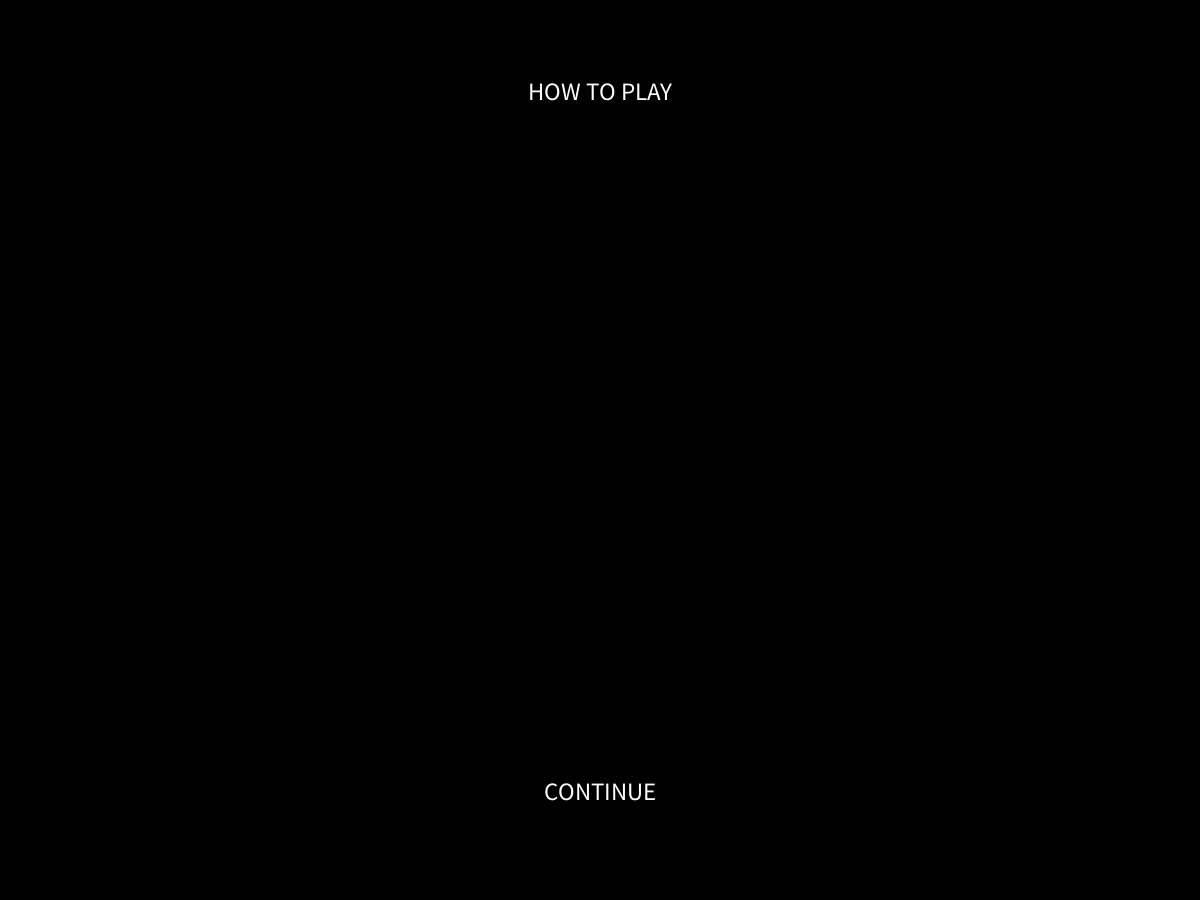
Frame 1 (no input)
Frame 60 (the mouse pressed at the canvas centre just before this capture): identical to frame 1, image omitted
Frame 120 (the mouse held since frame 60 and released just before this capture): identical to frame 1, image omitted

The Processing sketch that drew this single still picture (run headless with seeded random() and noise(); from frame 60 on, the mouse is pressed at the canvas centre):

// Processing sketch: MidTerm3
// ── MidTerm3.pde
int currLevel = 1;
//Level levels[] = new Level[3];
Level level1 = new Level(1, 16, 4, 80, 75, 60);
Level level2 = new Level(2, 8, 3, 100, 240, 80);
Level level3 = new Level(3, 16, 4, 80, 75, 60);

Slider gameSlider = new Slider();
Ball gameBall = new Ball();

//int[] l = 
boolean start = false;
boolean help = true;
boolean startLevel = false;
boolean pause = false;

int textY=45; 
int[] score = new int[]{ 0,0,0 };
int[] lives = new int[]{ 3,3,3 };

void setup() {
  size(1200, 900);
  background(0); // Colour Background Black
  level1.createBlocks();
  level2.createBlocks();
  level3.createBlocks();
}

void draw() {
  if (help == true){
    instructions();
  }
  else if (start == false) {
    startScreen();
  }
  else {
    gamePlay();
  }
}


int eyeWidth = 50;
int eyeHeight = 100;
int faceDimensions = 550;
int mouthWidth = 200;
int mouthHeight = 200; 

void transition(){ // Display Win to the user
  background(23, 14, 129); // Colour the background blue
  fill(227, 234, 17); // Colour the face yellow
  circle(width/2, height/2, faceDimensions);
  fill(0); // Colour the eyes and smile black
  
  // Eyes
  ellipse( (width/2) - 100, (height/2)-100, eyeWidth, eyeHeight);
  ellipse( (width/2) + 100, (height/2)-100, eyeWidth, eyeHeight);
  
  // Smiling Mouth
  arc(width/2, (height/2)+70, mouthWidth, mouthHeight, 0, PI);
  
  textSize(100);
  fill(246, 250, 217); // Colour the text offwhite
  textAlign(CENTER);
  text("LEVEL WON", width/2, 150);  
  text("Score:" + score[currLevel], width/2, height-100);
  text("CONTINUE",width/2, (height/2)+350);
}

void startScreen() {
  background(255); // Colour the background black
  // Game Title
  textSize(100);
  textAlign(CENTER);
  fill(0);
  text("BLOCK BREAKER", width/2, (height/5));
  
  // Game Display
  for (int xPos = 60; xPos<(width-BLOCKWIDTH); xPos += (240+BLOCKWIDTH)){
    rectMode(CORNER);
    rect(xPos, height/3, BLOCKWIDTH, BLOCKHEIGHT, 7);
  }
  
  rectMode(CENTER);
  rect(width/2, height-250, SLIDERWIDTH, SLIDERHEIGHT, 10); //Draw slider
  circle(width/2, height-300, 50);
  
  
  // Start Button
  textSize(50);
  text("START",width/2, (height/2)+350);
  println(mouseX, mouseY);
}

void instructions(){
  background(0);
  textSize(25);
  textAlign(CENTER);
  text("HOW TO PLAY", width/2, 100);
  text("CONTINUE",width/2, (height/2)+350);
  //stroke(255);
  //line(width/2, 0, width/2, height);
  //println(mouseX, mouseY);
}

void gamePlay() {
  background(0);// Recolour Background Black
  score();
  remainingLives();
  if (currLevel == 1){
     level1.displayBlocks();
     level1.endOfLevel();
  }
  else if (currLevel ==2 ){
     level2.displayBlocks(); 
     level2.endOfLevel();
  }
  else if (currLevel == 3){
     level3.displayBlocks(); 
     level3.endOfLevel();
  }
  gameSlider.display();
  gameSlider.shift();
  
  gameBall.display();
  gameBall.ballStart();
  gameBall.update();
  if (currLevel == 1){
     gameBall.collision(level1);
  }
  else if (currLevel ==2 ){
     gameBall.collision(level2);     
  }
  else if (currLevel == 3){
     gameBall.collision(level3);
  }
  gameBall.outOfBounds();
        
}
void score() { // Display the game score
  textSize(43);
  fill(45, 247, 66); // Colour the score text green;
  textAlign(LEFT);
  text("Score: " + score[currLevel-1], 0, textY);
}

void remainingLives() {
  textSize(43);
  fill(45, 247, 66); // Colour the lives text green;
  textAlign(RIGHT);
  text("Lives: " + lives[currLevel-1], width-100, textY);
}

void mousePressed() {
  if (help == true && mouseX>= 535 && mouseX <= 665 && mouseY >= 775 && mouseY<= 800){
    help = false;
  }
  else if (start == false && mouseX>= 520 && mouseX <= 680 && mouseY >= 760 && mouseY<= 800){
    start = true;
  }
  else if (pause == false && start == true && startLevel == false){
    startLevel = true;
  }
  else if (pause == true){
    
  }
}

// ── Classes.pde
  
final int BLOCKWIDTH = 200;
final int BLOCKHEIGHT =75;

class Block {
  int x, y, blockWidth, blockHeight, damage;
  color blockColour;
  boolean obstacle, show;
  
  Block(int xpos, int ypos, boolean condition) {
    x = xpos;
    y = ypos;
    blockWidth = BLOCKWIDTH;
    blockHeight = BLOCKHEIGHT;
    obstacle = condition ;
    show = true;
    damage = 0;
    if (obstacle == false){
      blockColour = color(0, random(100, 255), random(100, 255));
    }
    else {
      blockColour = color(255, 0, 0);
    }
  }
  
  void display() {
    fill(blockColour);
    rectMode(CORNER);
    rect(x, y , blockWidth , blockHeight, 7); // Display the block
  }
}

class Level {
  int numOfBlocks, rows, yPos, xGap, yGap, gameLevel, blocksRemaining;
  Block[] blocks;
  boolean win;
  
  Level(int level, int totalBlocks, int numOfRows, int yPosition, int verticalGap, int horizontalGap) {
    gameLevel = level;
    numOfBlocks = totalBlocks;
    blocksRemaining = totalBlocks;
    rows = numOfRows;
    yPos =yPosition;
    xGap = verticalGap;
    yGap = horizontalGap;
    blocks = new Block[numOfBlocks];
    win = false;
  }
  
  void createBlocks(){

    if (gameLevel == 1 || gameLevel == 3){
        int numberOfRows = 0;
        int blockIndex = 0;
        
      while(numberOfRows<rows && yPos<(height-BLOCKHEIGHT)) { // Track the number of rows that have been created and ensures the rows do not go offscreen
        
        for (int xPos = xGap; xPos<(width-BLOCKWIDTH); xPos += (xGap+BLOCKWIDTH)){ // Change the x Position for each new Block 
          if (gameLevel == 3 && (blockIndex == 0 || blockIndex == 3 || blockIndex == 12 || blockIndex == 15)){
            blocks[blockIndex] = new Block(xPos, yPos, true); // Create each individual block (obstacle)
          }
          else{
            blocks[blockIndex] = new Block(xPos, yPos, false); // Create each individual block
          }
          blockIndex++;// Increment the block index
        }
        numberOfRows = numberOfRows + 1; // Increment the number of created rows
        yPos += (yGap+BLOCKHEIGHT); // Increase the y Position for the next Row
      } 
    }
    else{
        int blockIndex = 0;  
        //row 1
        for (int xPos = 60; xPos<(width-BLOCKWIDTH); xPos += (xGap+BLOCKWIDTH)){ // Change the x Position for each new Block 
          if (blockIndex == 1){
            blocks[blockIndex] = new Block(xPos, yPos, true); // Create each individual block (obstacle)
          }
          else{
            blocks[blockIndex] = new Block(xPos, yPos, false); // Create each individual block
          }
          blockIndex++;// Increment the block index
        }
        yPos += (yGap+BLOCKHEIGHT); // Increase the y Position for the next Row
        
        //row 2
        for (int xPos = 260; xPos<(width-BLOCKWIDTH); xPos += (xGap+BLOCKWIDTH)){ // Change the x Position for each new Block 
          if (blockIndex == 1 || blockIndex == 6){
            blocks[blockIndex] = new Block(xPos, yPos, true); // Create each individual block
          }
          else{
            blocks[blockIndex] = new Block(xPos, yPos, false); // Create each individual block
          }
          blockIndex++;// Increment the block index
        }
        yPos += (yGap+BLOCKHEIGHT); // Increase the y Position for the next Row    
        
        //row 3
        for (int xPos = 60; xPos<(width-BLOCKWIDTH); xPos += (xGap+BLOCKWIDTH)){ // Change the x Position for each new Block 
          if (blockIndex == 6){
            blocks[blockIndex] = new Block(xPos, yPos, true); // Create each individual block (obstacle)
          }
          else{
            blocks[blockIndex] = new Block(xPos, yPos, false); // Create each individual block
          }
          blockIndex++;// Increment the block index
        }
      }    
  }
  
  void displayBlocks(){
     for (int i=0; i<numOfBlocks; i++) {
       if(blocks[i].show == true){
          blocks[i].display();
       }
      }         
  }
  void endOfLevel(){
    if (lives[gameLevel] != 0 && blocksRemaining == 0 ){
      currLevel ++;
      startLevel = false;
      gameBall.reset();
      pause = true;
      win = true;
    }
    else if (lives[currLevel] == 0){
      win = false;
    }
  }
}

// Slider Variables
final int SLIDERX = 600;
final int SLIDERY = 800;
final int SLIDERWIDTH = 300;
final int SLIDERHEIGHT = 50;

class Slider {
  int x, y, sWidth, sHeight;
  
  Slider() {
    x = SLIDERX;
    y = SLIDERY;
    sWidth = SLIDERWIDTH;
    sHeight = SLIDERHEIGHT;
  }
  
  void display() {
    fill(43, 12, 173); //Colour Circle and Slider White
    rectMode(CENTER);
    rect(x, y, sWidth, sHeight, 10); //Draw slider    
  }
  
  void shift() {
    //If the ball is moving, move the slider based on the mouse's X location. Keep the slider within the screen dimensions 
    if (gameBall.inMotion == true && mouseX+(sWidth/2)<=width && mouseX-(sWidth/2)>=0 ){ 
      x = mouseX;    
    }
  }
  
  void reset() { //Reset the slider's position to the middle of the screen
    x = SLIDERX;
    y = SLIDERY;    
  }
}

// Ball variables
final int BALLX = 600;
final int BALLY = 750;
final int INITIALSPEED = 0;
int tempX, tempY, index;
float tempXSpeed, tempYSpeed;
boolean remove = false;

class Ball {
  
  int[] xOptions = new int[2];
  {
    xOptions[0] = 5; // Speed option 1
    xOptions[1] = -5; // Speed option 2
  }

  int x, y, radius;
  float xSpeed, ySpeed;
  boolean inMotion;
  
  Ball(){
    x = BALLX;
    y = BALLY;
    radius = 25;
    xSpeed = INITIALSPEED;
    ySpeed = INITIALSPEED;
    inMotion = false;
  
  }
  
  void display() { 
    circle(x, y, radius*2); // Display the ball
  }
  
  void ballStart() {
    if (startLevel == true && inMotion == false ) { // If the ball is not moving and the mouse has been pressed, the ball starts moving
        inMotion = true;
        xSpeed = xOptions[int(random(0, 2))]; // Randomly choose the XSpeed
        ySpeed = -5; // Randomly choose the YSpeed
    }
  }
  void reset() { // Reset the ball's location back to the original point
    lives[currLevel-1] --; //Decrement the number of lives by 1
    inMotion = false;
    startLevel = false;
    x = BALLX;
    y = BALLY;
    xSpeed = INITIALSPEED;
    ySpeed = INITIALSPEED;
    gameSlider.reset(); //Reset the sldier's position
  }
  
  void collision(Level level) {
    if (x<radius || x+radius>width ) { // Change directions if the ball is at the left or right border of the screen
      xSpeed = -xSpeed;
    }
    if (y<radius) { // Change directions if the ball is at the top border of the screen
      ySpeed = -ySpeed;
    } 
    
    // Change directions if the ball hits the slider
    if (x+radius >= (gameSlider.x-(SLIDERWIDTH/2)) && x-radius <= (gameSlider.x +(SLIDERWIDTH/2)) && y+radius >= SLIDERY-(SLIDERHEIGHT/2)) {
      ySpeed = -ySpeed;
  
    }
    
    for (int i=0; i< level.numOfBlocks; i++) {
      // If the ball collides with a block
      if (level.blocks[i].show == true) {
        if(x+radius >= level.blocks[i].x && x-radius <= (level.blocks[i].x + BLOCKWIDTH) && y+radius >= level.blocks[i].y && y-radius <= (level.blocks[i].y + BLOCKHEIGHT)){
          if (level.blocks[i].obstacle == false){
            level.blocks[i].damage ++;
             if (level.blocks[i].damage == 1) {
               level.blocks[i].show = false;
               level.blocksRemaining --;
               //print(level.blocksRemaining);
             }
          }
          
          tempX = x;
          tempY = y;
          tempXSpeed = -xSpeed;
          tempYSpeed = -ySpeed;
          
          tempX += tempXSpeed;
          tempY += tempYSpeed;
          
          // Test to see which speed should be changed
          
          // If a change in the X Speed of the ball still presents a collision with the same block, change the Y Speed
          if(tempX+radius >= level.blocks[i].x && tempX-radius <= (level.blocks[i].x + BLOCKWIDTH) && y+radius >= level.blocks[i].y && y-radius <= (level.blocks[i].y + BLOCKHEIGHT)){
            ySpeed = -ySpeed;
          }
          else {
            // If a change in the Y Speed of the ball still presents a collision with the same block, change the X Speed
            if(x+radius >= level.blocks[i].x && x-radius <= (level.blocks[i].x + BLOCKWIDTH) && tempY+radius >= level.blocks[i].y && tempY-radius <= (level.blocks[i].y + BLOCKHEIGHT)){
              xSpeed = -xSpeed;
            }
          } 
        }
      }
    }
  }
  
  void outOfBounds() {
    if (y+radius == height) { //If the ball reaches the bottom of the screen reset its position
      reset();
    }
  }
  
  void update() { //Update the ball's x and y position based the x and y speeds;
    x += xSpeed;
    y += ySpeed;
  }
}
